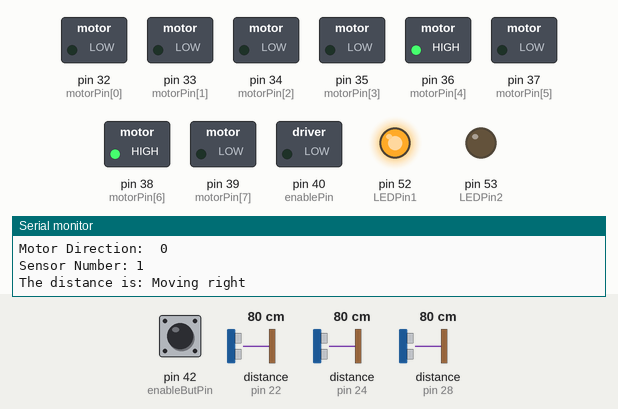
Bench run of a sketch on a simulated Arduino Mega 2560, built with avr-gcc and run on an emulated ATmega2560. Parts: switched loads named in the sketch (green lamp = pin HIGH), output pins drawn as LEDs (lit = HIGH), the last lines printed to the serial monitor. Wiring (inferred from the names in the program): ultrasonic range finder: trigger pin 25; echo pin 24. Inputs (shaded band) come from the test bench; at power-on: distance to the obstacle (sensors on pin 24, pin 22, pin 28) 80 cm, pin 42 (enableButPin) LOW. The echo pulse lasts 58.3 µs per cm; pins used as bus, display or sensor lines are not drawn.

Above: at 1.2 s.
1.3 s: distance to the obstacle (sensor on pin 24) set to 28 cm
4.3 s: distance to the obstacle (sensor on pin 24) set to 24 cm
At 5.6 s:
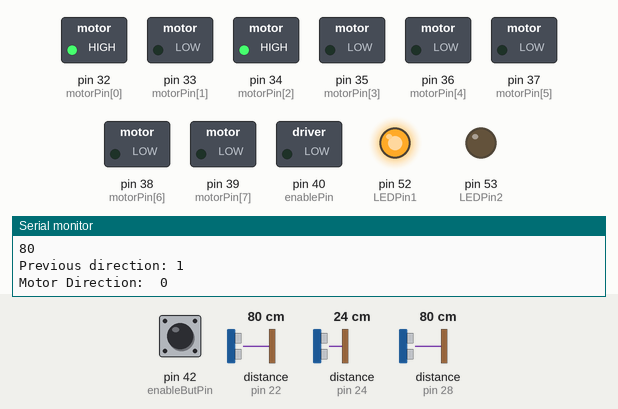
5.9 s: pin 42 (enableButPin) pulled HIGH for 0.15 s
At 6.01 s:
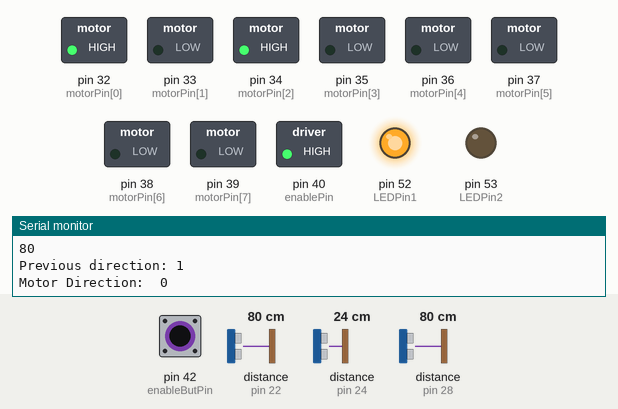
7.6 s: distance to the obstacle (sensor on pin 22) set to 28 cm
10.6 s: distance to the obstacle (sensor on pin 22) set to 23 cm
At 11.9 s:
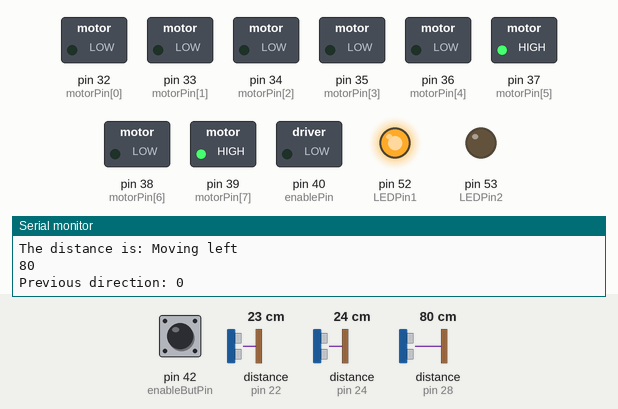
12.3 s: pin 42 (enableButPin) pulled HIGH for 1 s
At 12.9 s:
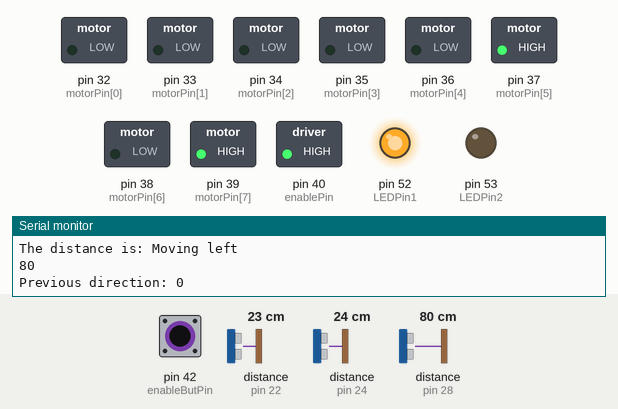
Timing chart, 0 to 15.3 s (numbered marks = the images above; inputs shaded):
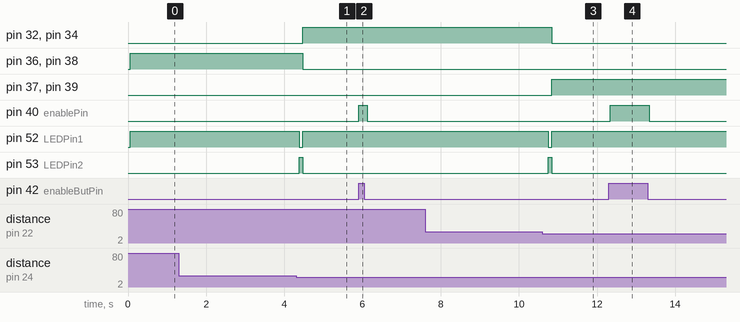

Measured:
- the behaviour switches between 27 and 26 cm on distance to the obstacle (sensor on pin 24) (found by bisection; images 0 and 1)
- the behaviour switches between 26 and 25 cm on distance to the obstacle (sensor on pin 22) (found by bisection; images 2 and 3)
- after the input at 4.3 s, pin 32 (motorPin[0]), pin 34 (motorPin[2]): LOW → HIGH after 0.17 s; pin 36 (motorPin[4]), pin 38 (motorPin[6]): HIGH → LOW after 0.17 s; pin 52 (LEDPin1): HIGH → LOW after 0.08 s, → HIGH 0.09 s later; pin 53 (LEDPin2): LOW → HIGH after 0.08 s, → LOW 0.09 s later
- after the input at 5.9 s, pin 40 (enablePin): LOW → HIGH at once, → LOW 0.21 s later
- after the input at 10.6 s, pin 32 (motorPin[0]), pin 34 (motorPin[2]): HIGH → LOW after 0.24 s; pin 37 (motorPin[5]), pin 39 (motorPin[7]): LOW → HIGH after 0.24 s; pin 52 (LEDPin1): HIGH → LOW after 0.15 s, → HIGH 0.09 s later; pin 53 (LEDPin2): LOW → HIGH after 0.15 s, → LOW 0.09 s later
- after the input at 12.3 s, pin 40 (enablePin): LOW → HIGH at once, → LOW 1.0 s later

The sketch:

sensorMovement.ino
```cpp
// define constants for sonar sensors
const int echoPin[] = {
  22,24,26,28}; // Echo Pin
const int trigPin[] = {
  23,25,27,29}; // Trigger Pin
const int LEDPin1 = 52; // red LED for out of range
const int LEDPin2 = 53; // blue LED for in range
const float distanceConstant = 58.2;
const int maxRange = 25;

//define constants for motors
const int motorPin[] = {
  32,33,34,35,36,37,38,39};
const int directionButPin = 41;
const int enableButPin = 42;
const int enablePin = 40;

long duration, distance;

boolean enableState = 0;
boolean prevEnableState = 0;
int wheelState = 0;

int dir = 1; // 0 - front, 1 - right, 2 - back, 3 - left
int prevDir = 2;
int sensorNum = 1;

void setup()
{
  Serial.begin(9600);

  pinMode(LEDPin1, OUTPUT);
  pinMode(LEDPin2, OUTPUT);

  for (int i = 0; i < 9; i++)
  {
    pinMode(motorPin[i], OUTPUT);
    if (i < 4)
    {
      pinMode(trigPin[i], OUTPUT);
      pinMode(echoPin[i], INPUT);
    }
  }
  pinMode(directionButPin, INPUT);
  pinMode(enableButPin, INPUT);
  pinMode(enablePin, OUTPUT);

  digitalWrite(enablePin, LOW);
}

void loop()
{
  sensor(sensorNum);
  Serial.print("Sensor Number: ");
  Serial.println(sensorNum);

  enableState = digitalRead(enableButPin);
  delay(1);

  if(enableState != prevEnableState)
  {
    if(enableState)
      analogWrite(enablePin, 255);
    else
      analogWrite(enablePin, 0);
  }

  Serial.print("The distance is: ");

  keepDriving();

  Serial.println(distance);
  Serial.print("Previous direction: ");
  Serial.println(prevDir);

  Serial.print("Motor Direction:  ");
  Serial.println(wheelState);

  prevEnableState = enableState;
}

void keepDriving()
{
  if (distance <= maxRange)
  {
    digitalWrite(LEDPin1, LOW);
    digitalWrite(LEDPin2, HIGH);
    if (dir == 1 || dir == 3)
    {
      if (prevDir == 2)
      {
        prevDir = dir;
        dir = 0;
        sensorNum = 0;
      }
      else if (prevDir == 0)
      {
        prevDir = dir;
        dir = 2;
        sensorNum = 2;
      }
    }
    else if (dir == 0)
    {
      if (prevDir == 1)
      {
        prevDir = dir;
        dir = 3;
        sensorNum = 3;
      }
      else if(prevDir == 3)
      {
        prevDir = dir;
        dir = 1;
        sensorNum = 1;
      }
    }
    else if (dir == 2)
    {
      if(prevDir == 1)
      {
        prevDir = dir;
        dir = 3;
        sensorNum = 3;
      }
      else if (prevDir == 3)
      {
        prevDir = dir;
        dir = 1;
        sensorNum = 1;
      }
    }
  }
  else if (distance >= maxRange){
    digitalWrite(LEDPin1, HIGH);
    digitalWrite(LEDPin2, LOW);
    movement(dir);
  }
}

void movement(int motorDirection)//0 is forward, 1 is right, 2 is back, 3 is left, -1 is nothing
{
  boolean highLow = 0;

  if(motorDirection == 0)
  {
    highLow = 1;
    Serial.println("Moving forward");
  }
  else if (motorDirection == 1)
  {
    Serial.println("Moving right");
    highLow = 1;
  }
  else if (motorDirection == 2)
  {
    Serial.println("Moving backwards");
    highLow = 0;
  }
  else if (motorDirection == 3)
  {
    Serial.println("Moving left");
    highLow = 0;
  }
  else
  {
    Serial.println("Don't need to move");
  }

  if(motorDirection == 0 || motorDirection == 2)
  {
    digitalWrite(motorPin[0], highLow);
    digitalWrite(motorPin[1], !highLow);
    digitalWrite(motorPin[2], highLow);
    digitalWrite(motorPin[3], !highLow);
    digitalWrite(motorPin[4], LOW);
    digitalWrite(motorPin[5], LOW);
    digitalWrite(motorPin[6], LOW);
    digitalWrite(motorPin[7], LOW);
  }
  else if(motorDirection == 1 || motorDirection == 3)
  {
    digitalWrite(motorPin[0], LOW);
    digitalWrite(motorPin[1], LOW);
    digitalWrite(motorPin[2], LOW);
    digitalWrite(motorPin[3], LOW);
    digitalWrite(motorPin[4], highLow);
    digitalWrite(motorPin[5], !highLow);
    digitalWrite(motorPin[6], highLow);
    digitalWrite(motorPin[7], !highLow);
  }
  else
  {
    for(int i = 0; i < 8; i++)
    {
      digitalWrite(motorPin[i], 0);
    }
  }
}

void sensor(int sensorNum)
{
  digitalWrite(trigPin[sensorNum], LOW);
  delayMicroseconds(2);

  digitalWrite(trigPin[sensorNum], HIGH);
  delayMicroseconds(10);

  digitalWrite(trigPin[sensorNum], LOW);
  duration = pulseIn(echoPin[sensorNum], HIGH);

  //Calculate the distance (in cm) based on the speed of sound.
  distance = duration/distanceConstant;

  delay(50);
}
```
